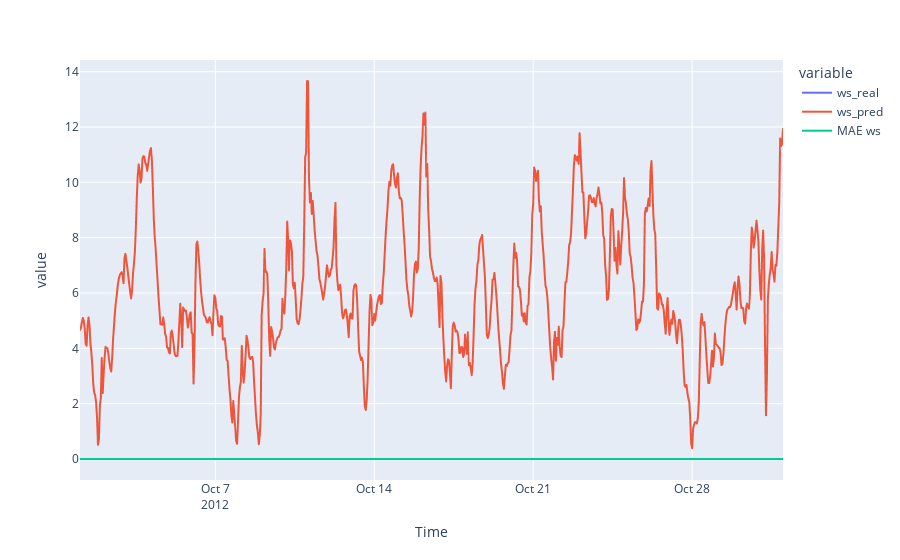

Here is the notebook cell this chart was saved with:
### Code cell
fig = pl.line(df_comp, x='Time', y=['ws_real', 'ws_pred', 'MAE ws'])
fig.show()

### Figure 1 — Plotly figure (JSON) as saved in the notebook; plotly's stock layout.template omitted (floating-point values rounded to 4 significant figures; data arrays with more than 128 entries replaced by an {"elided": "..."} marker saying what was removed)
{"data": [{"hovertemplate": "variable=ws_real<br>Time=%{x}<br>value=%{y}<extra></extra>", "legendgroup": "ws_real", "line": {"color": "#636efa", "dash": "solid"}, "marker": {"symbol": "circle"}, "mode": "lines", "name": "ws_real", "showlegend": true, "type": "scattergl", "x": {"elided": "744 str values"}, "xaxis": "x", "y": {"elided": "744 float values"}, "yaxis": "y"}, {"hovertemplate": "variable=ws_pred<br>Time=%{x}<br>value=%{y}<extra></extra>", "legendgroup": "ws_pred", "line": {"color": "#EF553B", "dash": "solid"}, "marker": {"symbol": "circle"}, "mode": "lines", "name": "ws_pred", "showlegend": true, "type": "scattergl", "x": {"elided": "744 str values"}, "xaxis": "x", "y": {"elided": "744 float values"}, "yaxis": "y"}, {"hovertemplate": "variable=MAE ws<br>Time=%{x}<br>value=%{y}<extra></extra>", "legendgroup": "MAE ws", "line": {"color": "#00cc96", "dash": "solid"}, "marker": {"symbol": "circle"}, "mode": "lines", "name": "MAE ws", "showlegend": true, "type": "scattergl", "x": {"elided": "744 str values"}, "xaxis": "x", "y": {"elided": "744 int values"}, "yaxis": "y"}], "layout": {"legend": {"title": {"text": "variable"}, "tracegroupgap": 0}, "margin": {"t": 60}, "xaxis": {"anchor": "y", "domain": [0, 1], "title": {"text": "Time"}}, "yaxis": {"anchor": "x", "domain": [0, 1], "title": {"text": "value"}}}}
